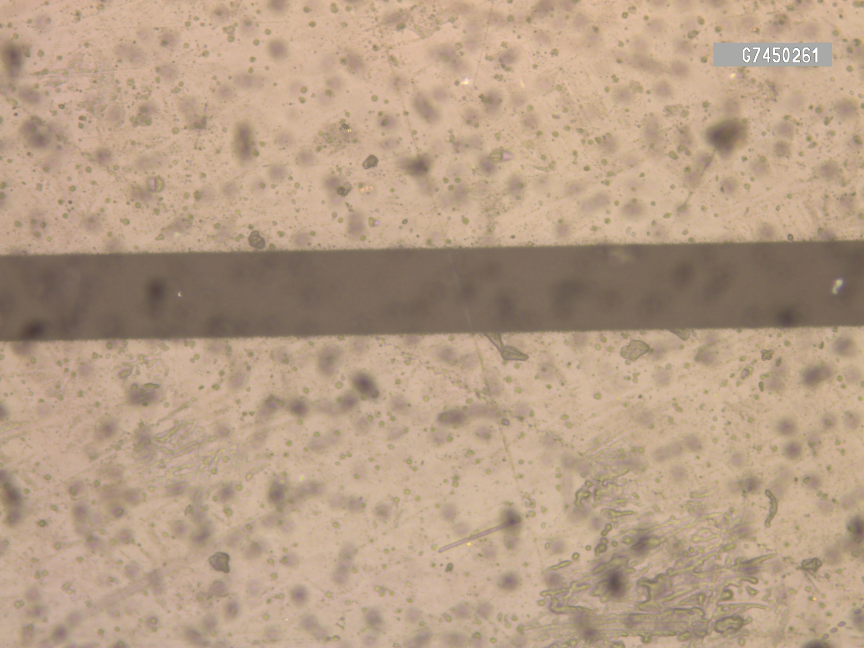
#> input picture muestras/0.1mm_10x.JPG, 2592 x 1944 px (shown at 1/3 size)
$ python -i SkeletonAnalysis.py   (imports and definitions only)
#> lines starting #> are read from the running program, lines starting #| are printed output that depends on the picture; after the words box and inside, x2 and y2 are one past the last pixel; in counts of white or black regions, pixels touching at a corner belong together
import cv2
import numpy as np
from skimage.morphology import remove_small_holes, opening, disk, skeletonize, dilation, remove_small_objects
from scipy.ndimage import binary_fill_holes
from skan import Skeleton
from skan.csr import skeleton_to_nx
import networkx as nx
import matplotlib.pyplot as plt

class SkeletonAnalysis:
    def __init__(self, img_path):
#> called with img_path = 'muestras/0.1mm_10x.JPG'
        self.img = cv2.imread(img_path, cv2.IMREAD_GRAYSCALE)
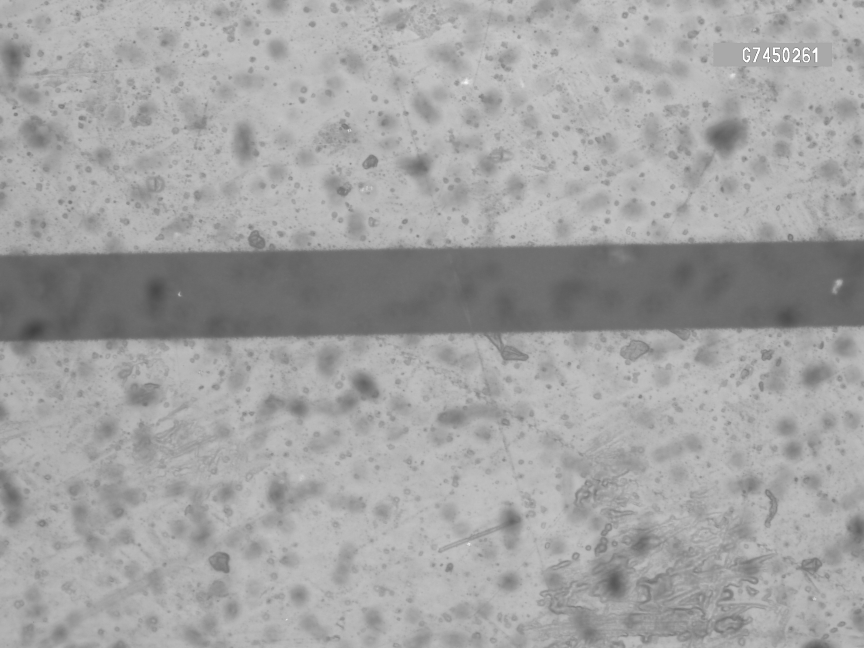
#> self.img: shape (1944, 2592) (shown at 1/3 size); min 63, max 255, mean 163
        self.has_electrodes = False

    # [11 lines left out: function load_electrodes, not called in this run]

    def img_cleaning(self):
        self.img = remove_small_holes(self.img.astype(bool), max_size=2)
        self.img = opening(self.img, footprint=disk(1))

    def skeletonize(self):
        self.skeleton_img = skeletonize(self.img)
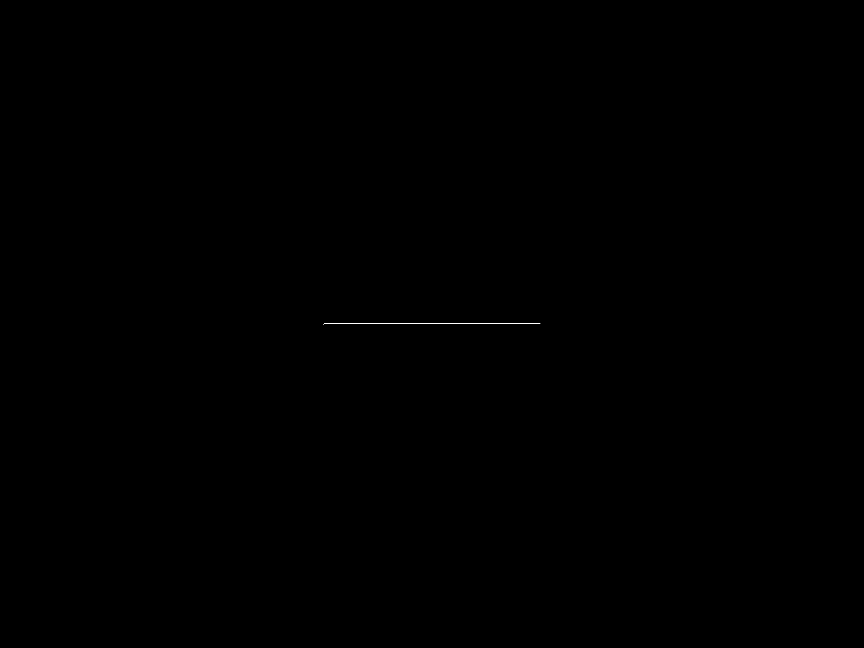
#> self.skeleton_img: shape (1944, 2592) bool (shown at 1/3 size); 0.01% white in thin lines or dots, all inside (x1, y1, x2, y2) = (970, 971, 1621, 973)
        if self.has_electrodes:
            # Solo eliminás los electrodos, sin agregar contact_points al skeleton
            self.skeleton_img = self.skeleton_img & ~self.electrode_mask1 & ~self.electrode_mask2

            # Guardás las máscaras dilatadas para usarlas en get_network
            self.electrode_dil1 = dilation(self.electrode_mask1, disk(5))
            self.electrode_dil2 = dilation(self.electrode_mask2, disk(5))

    # [67 lines left out: functions get_network, clean_network, not called in this run]


    def convert_to_line_graph(self):
        self.L = nx.line_graph(self.G)
        self.L = nx.Graph(self.L)

    # [73 lines left out: functions save_graph, plot_graph, complete_analysis, not called in this run]


>>> result = SkeletonAnalysis('muestras/0.1mm_10x.JPG').skeletonize()
